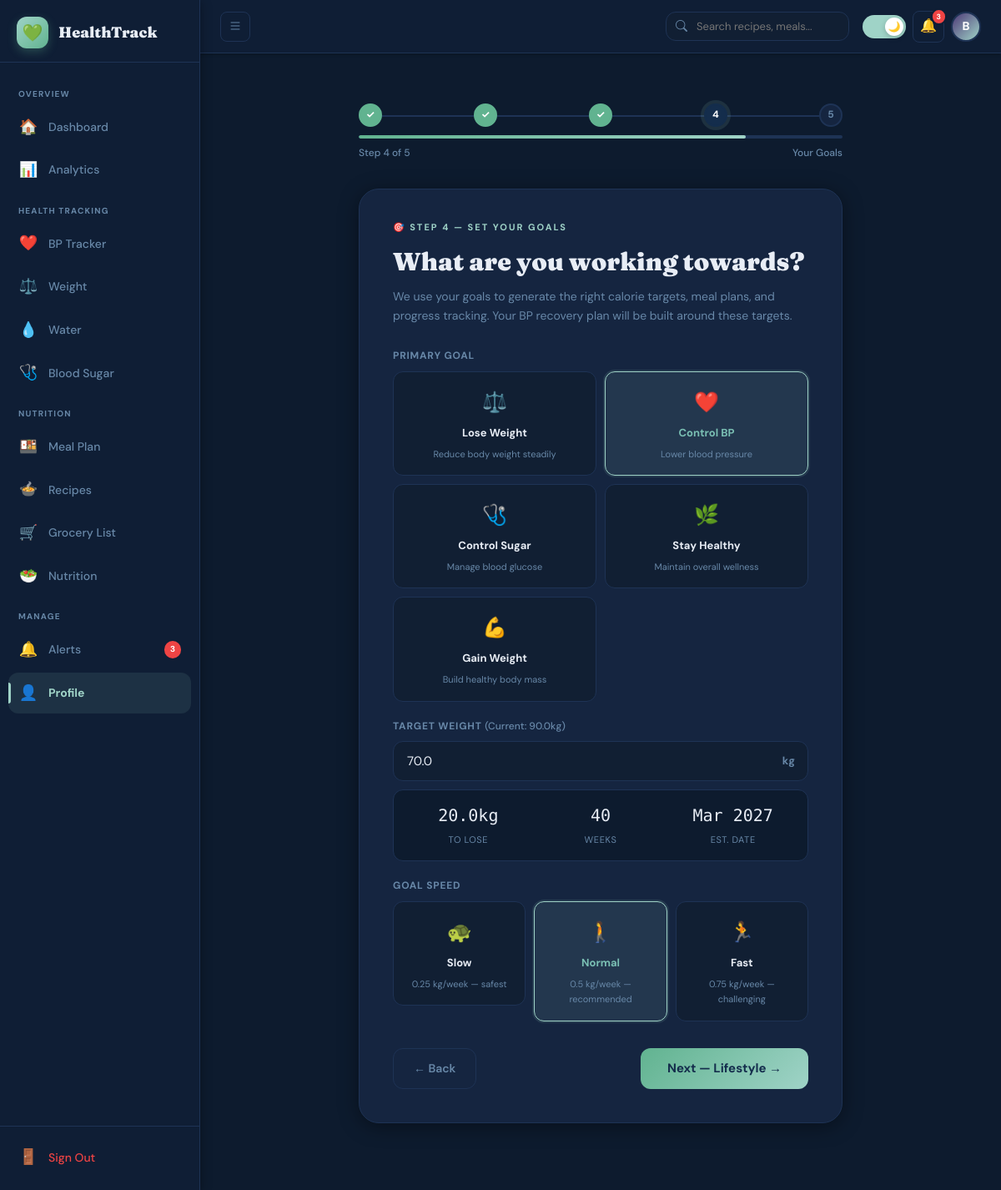
Page /profile/onboarding/step4 (signed in) on the committed database.
### models.py (models this page shows, shortened)
class User(UserMixin, db.Model):
    __tablename__ = "users"
    id              = db.Column(db.Integer, primary_key=True)
    name            = db.Column(db.String(120), nullable=False)
    email           = db.Column(db.String(180), unique=True, nullable=False, index=True)
    password_hash   = db.Column(db.String(255), nullable=False)
    is_active       = db.Column(db.Boolean, default=True)
    is_verified     = db.Column(db.Boolean, default=False)
    onboarding_done = db.Column(db.Boolean, default=False)
    dark_mode       = db.Column(db.Boolean, default=False)
    created_at      = db.Column(db.DateTime, default=datetime.utcnow)
    last_login      = db.Column(db.DateTime, nullable=True)
    last_updated    = db.Column(db.DateTime, default=datetime.utcnow, onupdate=datetime.utcnow)
    health_profile  = db.relationship("UserHealthProfile", backref="user", uselist=False, cascade="all, delete-orphan")
    conditions      = db.relationship("UserCondition",     backref="user", cascade="all, delete-orphan")
    goals           = db.relationship("UserGoal",          backref="user", uselist=False, cascade="all, delete-orphan")
    health_metrics  = db.relationship("HealthMetric",      backref="user", cascade="all, delete-orphan", lazy="dynamic")
    meal_plans      = db.relationship("MealPlan",          backref="user", cascade="all, delete-orphan", lazy="dynamic")
    favorites       = db.relationship("Favorite",          backref="user", cascade="all, delete-orphan")
    grocery_items   = db.relationship("GroceryItem",       backref="user", cascade="all, delete-orphan", lazy="dynamic")
    alerts          = db.relationship("Alert",             backref="user", cascade="all, delete-orphan", lazy="dynamic")
    medicines       = db.relationship("Medicine",          backref="user", cascade="all, delete-orphan")
    nutrition_logs  = db.relationship("NutritionDailyLog", backref="user", cascade="all, delete-orphan", lazy="dynamic")
    weekly_insights = db.relationship("WeeklyInsight",     backref="user", cascade="all, delete-orphan", lazy="dynamic")
    @property
    def condition_names(self):
        return [uc.condition.name for uc in self.conditions]

class UserHealthProfile(db.Model):
    __tablename__ = "user_health_profiles"
    id                  = db.Column(db.Integer, primary_key=True)
    user_id             = db.Column(db.Integer, db.ForeignKey("users.id"), unique=True, nullable=False)
    gender              = db.Column(db.String(20), nullable=True)   # male / female / other
    date_of_birth       = db.Column(db.Date, nullable=True)
    height_cm           = db.Column(db.Float, nullable=True)
    current_weight_kg   = db.Column(db.Float, nullable=True)
    activity_level      = db.Column(db.String(30), default="sedentary")
    diet_preference     = db.Column(db.String(30), default="vegetarian")
    onboarding_step     = db.Column(db.Integer, default=1)
    created_at          = db.Column(db.DateTime, default=datetime.utcnow)
    updated_at          = db.Column(db.DateTime, default=datetime.utcnow, onupdate=datetime.utcnow)

class UserGoal(db.Model):
    __tablename__ = "user_goals"
    id                  = db.Column(db.Integer, primary_key=True)
    user_id             = db.Column(db.Integer, db.ForeignKey("users.id"), unique=True, nullable=False)
    target_weight_kg    = db.Column(db.Float, nullable=True)
    start_weight_kg     = db.Column(db.Float, nullable=True)
    goal_speed          = db.Column(db.String(20), default="normal")    # slow / normal / fast
    target_calories     = db.Column(db.Integer, nullable=True)
    target_protein_g    = db.Column(db.Integer, nullable=True)
    target_water_litres = db.Column(db.Float, default=2.5)
    target_steps        = db.Column(db.Integer, default=8000)
    target_bp_systolic  = db.Column(db.Integer, default=130)
    target_bp_diastolic = db.Column(db.Integer, default=80)
    target_fasting_sugar = db.Column(db.Float, nullable=True)
    primary_goal        = db.Column(db.String(50), default="healthy_lifestyle")
    goal_start_date     = db.Column(db.Date, default=date.today)
    goal_review_date    = db.Column(db.Date, nullable=True)
    created_at          = db.Column(db.DateTime, default=datetime.utcnow)
    updated_at          = db.Column(db.DateTime, default=datetime.utcnow, onupdate=datetime.utcnow)

### routes/profile_routes.py (the view, shortened to what this page needs)
@profile_bp.route("/onboarding/step4", methods=["GET", "POST"])
@login_required
def onboarding_step4():
    g = current_user.goals
    p = current_user.health_profile
    return render_template(
        "auth/onboarding/step4.html",
        current_weight=p.current_weight_kg if p else "",
        target_weight=g.target_weight_kg if g else "",
        goal_speed=g.goal_speed if g else "normal",
        primary_goal=g.primary_goal if g else "healthy_lifestyle",
        conditions=current_user.condition_names
    )

### templates/auth/onboarding/step4.html (shortened to what this page needs)
{% extends "base.html" %}
{% block content %}
<div class="onboard-wrap">
  <div class="onboard-box">
    <div class="ob-progress-wrap">
      <div class="ob-progress-steps">
        <div class="ob-step-dot done">✓</div>
        <div class="ob-step-dot done">✓</div>
        <div class="ob-step-dot done">✓</div>
        <div class="ob-step-dot active">4</div>
        <div class="ob-step-dot">5</div>
      </div>
      <div class="ob-progress-bar"><div class="ob-progress-fill" style="width:80%"></div></div>
      <div class="ob-progress-label"><span>Step 4 of 5</span><span>Your Goals</span></div>
    </div>
    <div class="ob-card">
      <div class="ob-step-label">🎯 Step 4 — Set Your Goals</div>
      <h2 class="ob-title">What are you working towards?</h2>
      <p class="ob-subtitle">
        We use your goals to generate the right calorie targets, meal plans, and progress tracking.
        {% if 'High Blood Pressure' in conditions %}
        Your BP recovery plan will be built around these targets.
        {% endif %}
      </p>
      <form method="POST" action="{{ url_for('profile.onboarding_step4') }}">
        <div class="ob-form-group">
          <label class="ob-label">Primary Goal</label>
          <div class="option-grid cols2">
            {% set goals_list = [
              ('weight_loss',      '⚖️', 'Lose Weight',      'Reduce body weight steadily'),
              ('control_bp',       '❤️', 'Control BP',        'Lower blood pressure'),
              ('control_sugar',    '🩺', 'Control Sugar',     'Manage blood glucose'),
              ('healthy_lifestyle','🌿', 'Stay Healthy',      'Maintain overall wellness'),
              ('weight_gain',      '💪', 'Gain Weight',       'Build healthy body mass'),
            ] %}
            {% for val, icon, title, desc in goals_list %}
            <label class="opt-option">
              <div class="opt-btn">
                <span class="opt-icon">{{ icon }}</span>
                <span class="opt-title">{{ title }}</span>
                <span class="opt-desc">{{ desc }}</span>
              </div>
            </label>
            {% endfor %}
          </div>
        </div>
        <div class="ob-form-group">
          <label class="ob-label" for="target_weight">
            Target Weight
            {% if current_weight %}
              <span style="font-weight:500;text-transform:none;letter-spacing:0;">(Current: {{ current_weight }}kg)</span>
            {% endif %}
          </label>
          <div class="input-with-unit">
            <input type="number" id="target_weight" name="target_weight"
                   class="ob-input" placeholder="e.g. 70"
                   value="{{ target_weight or '' }}"
                   min="20" max="300" step="0.5"
                   style="padding-right:44px;"
                   oninput="updateWeightPreview()">
            <span class="input-unit">kg</span>
          </div>
          <div class="weight-preview" id="weightPreview">
            <div class="weight-stat">
              <span class="weight-stat-val" id="wpDiff">—</span>
              <span class="weight-stat-lbl">To Lose</span>
            </div>
            <div class="weight-stat">
              <span class="weight-stat-val" id="wpWeeks">—</span>
              <span class="weight-stat-lbl">Weeks</span>
            </div>
            <div class="weight-stat">
              <span class="weight-stat-val" id="wpDate">—</span>
              <span class="weight-stat-lbl">Est. Date</span>
            </div>
          </div>
        </div>
        <div class="ob-form-group">
          <label class="ob-label">Goal Speed</label>
          <div class="option-grid cols3">
            {% set speeds = [
              ('slow',   '🐢', 'Slow',   '0.25 kg/week — safest'),
              ('normal', '🚶', 'Normal', '0.5 kg/week — recommended'),
              ('fast',   '🏃', 'Fast',   '0.75 kg/week — challenging'),
            ] %}
            {% for val, icon, title, desc in speeds %}
            <label class="opt-option">
              <div class="opt-btn">
                <span class="opt-icon">{{ icon }}</span>
                <span class="opt-title">{{ title }}</span>
                <span class="opt-desc">{{ desc }}</span>
              </div>
            </label>
            {% endfor %}
          </div>
        </div>
        <div class="ob-nav">
          <a href="{{ url_for('profile.onboarding_step3') }}" class="ob-btn-back">← Back</a>
          <button type="submit" class="ob-btn-next">Next — Lifestyle →</button>
        </div>
      </form>
    </div>
  </div>
</div>
{% endblock %}

### templates/base.html (shortened to what this page needs)
<!DOCTYPE html>
<html lang="en" data-theme="{{ 'dark' if current_user.is_authenticated and current_user.dark_mode else 'light' }}">
<head>
  <link rel="stylesheet" href="https://cdn.jsdelivr.net/npm/bootstrap-icons@1.11.3/font/bootstrap-icons.min.css">
</head>
<body>
{% if current_user.is_authenticated %}
<div class="app-layout">
  <aside class="sidebar" id="sidebar">
    <div class="sidebar-logo">
      <div class="sidebar-logo-icon">💚</div>
      <span class="sidebar-logo-text">HealthTrack</span>
    </div>
    <nav class="sidebar-nav">
      <div class="nav-section-label">Overview</div>
      <a href="{{ url_for('main.dashboard') }}" class="nav-item {% if request.endpoint and 'main.dashboard' in request.endpoint %}active{% endif %}">
        <span class="nav-item-icon">🏠</span>
        <span class="nav-item-text">Dashboard</span>
      </a>
      <a href="{{ url_for('analytics.index') }}" class="nav-item {% if request.endpoint and 'analytics' in request.endpoint %}active{% endif %}">
        <span class="nav-item-icon">📊</span>
        <span class="nav-item-text">Analytics</span>
      </a>
      <div class="nav-section-label">Health Tracking</div>
      <a href="{{ url_for('bp.tracker') }}" class="nav-item {% if request.endpoint and 'bp.' in request.endpoint %}active{% endif %}">
        <span class="nav-item-icon">❤️</span>
        <span class="nav-item-text">BP Tracker</span>
      </a>
      <a href="{{ url_for('tracker.weight') }}" class="nav-item {% if request.endpoint and 'tracker.weight' in request.endpoint %}active{% endif %}">
        <span class="nav-item-icon">⚖️</span>
        <span class="nav-item-text">Weight</span>
      </a>
      <a href="{{ url_for('tracker.water') }}" class="nav-item {% if request.endpoint and 'tracker.water' in request.endpoint %}active{% endif %}">
        <span class="nav-item-icon">💧</span>
        <span class="nav-item-text">Water</span>
      </a>
      <a href="{{ url_for('tracker.sugar') }}" class="nav-item {% if request.endpoint and 'tracker.sugar' in request.endpoint %}active{% endif %}">
        <span class="nav-item-icon">🩺</span>
        <span class="nav-item-text">Blood Sugar</span>
      </a>
      <div class="nav-section-label">Nutrition</div>
      <a href="{{ url_for('meal.meals') }}" class="nav-item {% if request.endpoint and 'meal.' in request.endpoint %}active{% endif %}">
        <span class="nav-item-icon">🍱</span>
        <span class="nav-item-text">Meal Plan</span>
      </a>
      <a href="{{ url_for('meal.recipes') }}" class="nav-item {% if request.endpoint and request.endpoint == 'meal.recipes' %}active{% endif %}">
        <span class="nav-item-icon">🍲</span>
        <span class="nav-item-text">Recipes</span>
      </a>
      <a href="{{ url_for('meal.grocery_list') }}" class="nav-item {% if request.endpoint and request.endpoint == 'meal.grocery_list' %}active{% endif %}">
        <span class="nav-item-icon">🛒</span>
        <span class="nav-item-text">Grocery List</span>
      </a>
      <a href="{{ url_for('nutrition.dashboard') }}" class="nav-item {% if request.endpoint and 'nutrition.' in request.endpoint %}active{% endif %}">
        <span class="nav-item-icon">🥗</span>
        <span class="nav-item-text">Nutrition</span>
      </a>
      <div class="nav-section-label">Manage</div>
      <a href="{{ url_for('alert.index') }}" class="nav-item {% if request.endpoint and 'alert.' in request.endpoint %}active{% endif %}">
        <span class="nav-item-icon">🔔</span>
        <span class="nav-item-text">Alerts</span>
        {% if unread_alerts is defined and unread_alerts > 0 %}
          <span class="nav-badge">{{ unread_alerts }}</span>
        {% endif %}
      </a>
      <a href="{{ url_for('profile.index') }}" class="nav-item {% if request.endpoint and 'profile.' in request.endpoint %}active{% endif %}">
        <span class="nav-item-icon">👤</span>
        <span class="nav-item-text">Profile</span>
      </a>
    </nav>
    <div class="sidebar-footer">
      <a href="{{ url_for('auth.logout') }}" class="nav-item" style="color: #ef4444;">
        <span class="nav-item-icon">🚪</span>
        <span class="nav-item-text">Sign Out</span>
      </a>
    </div>
  </aside>
  <div class="main-wrapper">
    <nav class="navbar">
      <button class="navbar-toggle" id="sidebarToggle" onclick="toggleSidebar()" aria-label="Toggle sidebar">
        <i class="bi bi-list"></i>
      </button>
      <div class="navbar-search">
        <input type="text" class="navbar-search-input" placeholder="Search recipes, meals..." id="globalSearch">
      </div>
      <div class="navbar-actions">
        <button class="dark-toggle {% if current_user.dark_mode %}on{% endif %}" id="darkToggle" onclick="toggleDarkMode()" aria-label="Toggle dark mode" title="Toggle dark mode">
          <div class="dark-toggle-thumb">
            {% if current_user.dark_mode %}🌙{% else %}☀️{% endif %}
          </div>
        </button>
        <a href="{{ url_for('alert.index') }}" class="navbar-icon-btn" title="Alerts">
          🔔
          {% if unread_alerts is defined and unread_alerts > 0 %}
            <span class="notif-badge">{{ unread_alerts }}</span>
          {% endif %}
        </a>
        <a href="{{ url_for('profile.index') }}" class="navbar-avatar" title="Profile">
          {{ current_user.name[0].upper() if current_user.name else 'U' }}
        </a>
      </div>
    </nav>
    <main class="main-content">
      {% block content %}{% endblock %}
    </main>
  </div>
</div>
{% endif %}
</body>
</html>

### rows in the picture
User: name "B"
UserHealthProfile: current_weight_kg "90.0"
UserGoal: target_weight "70.0"

### other values in the picture
{{ unread_alerts }} "3"
{{ icon }} "⚖️" "❤️" "🩺" "🌿" "💪"
{{ title }} "Lose Weight" "Control BP" "Control Sugar" "Stay Healthy" "Gain Weight"
{{ desc }} "Reduce body weight steadily" "Lower blood pressure" "Manage blood glucose" "Maintain overall wellness" "Build healthy body mass"
{{ icon }} "🐢" "🚶" "🏃"
{{ title }} "Slow" "Normal" "Fast"
{{ desc }} "0.25 kg/week — safest" "0.5 kg/week — recommended" "0.75 kg/week — challenging"
